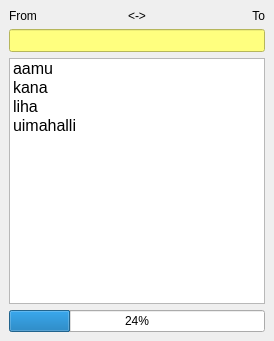
<?xml version="1.0" encoding="UTF-8"?>
<ui version="4.0">
 <class>FiruMainWindowClass</class>
 <widget class="QMainWindow" name="FiruMainWindowClass">
  <property name="geometry">
   <rect>
    <x>0</x>
    <y>0</y>
    <width>274</width>
    <height>341</height>
   </rect>
  </property>
  <property name="windowTitle">
   <string>Firu</string>
  </property>
  <widget class="QWidget" name="centralwidget">
   <layout class="QVBoxLayout" name="verticalLayout">
    <item>
     <layout class="QHBoxLayout" name="horizontalLayout">
      <item>
       <widget class="QLabel" name="laSource">
        <property name="text">
         <string>From</string>
        </property>
       </widget>
      </item>
      <item>
       <widget class="QLabel" name="laDir">
        <property name="text">
         <string>&lt;-&gt;</string>
        </property>
        <property name="alignment">
         <set>Qt::AlignCenter</set>
        </property>
       </widget>
      </item>
      <item>
       <widget class="QLabel" name="laTarget">
        <property name="text">
         <string>To</string>
        </property>
        <property name="alignment">
         <set>Qt::AlignRight|Qt::AlignTrailing|Qt::AlignVCenter</set>
        </property>
       </widget>
      </item>
     </layout>
    </item>
    <item>
     <widget class="QLineEdit" name="editInput">
      <property name="font">
       <font>
        <family>MS Shell Dlg 2</family>
        <pointsize>10</pointsize>
        <weight>50</weight>
        <italic>false</italic>
        <bold>false</bold>
       </font>
      </property>
      <property name="styleSheet">
       <string notr="true">color: rgb(0, 0, 0);
background-color: rgb(255, 255, 127);</string>
      </property>
     </widget>
    </item>
    <item>
     <widget class="QListWidget" name="listSources">
      <property name="sizePolicy">
       <sizepolicy hsizetype="Expanding" vsizetype="Expanding">
        <horstretch>0</horstretch>
        <verstretch>0</verstretch>
       </sizepolicy>
      </property>
      <property name="font">
       <font>
        <pointsize>12</pointsize>
       </font>
      </property>
      <item>
       <property name="text">
        <string>aamu</string>
       </property>
      </item>
      <item>
       <property name="text">
        <string>kana</string>
       </property>
      </item>
      <item>
       <property name="text">
        <string>liha</string>
       </property>
      </item>
      <item>
       <property name="text">
        <string>uimahalli</string>
       </property>
      </item>
     </widget>
    </item>
    <item>
     <widget class="QProgressBar" name="prgTask">
      <property name="value">
       <number>24</number>
      </property>
      <property name="alignment">
       <set>Qt::AlignCenter</set>
      </property>
      <property name="textVisible">
       <bool>true</bool>
      </property>
     </widget>
    </item>
   </layout>
  </widget>
  <widget class="QMenuBar" name="menubar">
   <property name="geometry">
    <rect>
     <x>0</x>
     <y>0</y>
     <width>274</width>
     <height>25</height>
    </rect>
   </property>
   <property name="styleSheet">
    <string notr="true">background-color: rgb(255, 255, 255);
color: rgb(0, 0, 0);
selection-background-color: rgb(170, 255, 255);</string>
   </property>
  </widget>
  <action name="actionOpenDict">
   <property name="text">
    <string>OpenDict</string>
   </property>
  </action>
  <action name="actionOpenTrainer">
   <property name="text">
    <string>OpenTrainer</string>
   </property>
  </action>
  <action name="actionSearch_reverse">
   <property name="checkable">
    <bool>true</bool>
   </property>
   <property name="text">
    <string>Search reverse</string>
   </property>
  </action>
 </widget>
 <tabstops>
  <tabstop>editInput</tabstop>
  <tabstop>listSources</tabstop>
 </tabstops>
 <resources/>
 <connections>
  <connection>
   <sender>editInput</sender>
   <signal>textChanged(QString)</signal>
   <receiver>FiruMainWindowClass</receiver>
   <slot>setInputWord(QString)</slot>
   <hints>
    <hint type="sourcelabel">
     <x>145</x>
     <y>85</y>
    </hint>
    <hint type="destinationlabel">
     <x>136</x>
     <y>139</y>
    </hint>
   </hints>
  </connection>
  <connection>
   <sender>listSources</sender>
   <signal>itemActivated(QListWidgetItem*)</signal>
   <receiver>FiruMainWindowClass</receiver>
   <slot>showTranslation(QListWidgetItem*)</slot>
   <hints>
    <hint type="sourcelabel">
     <x>209</x>
     <y>193</y>
    </hint>
    <hint type="destinationlabel">
     <x>272</x>
     <y>231</y>
    </hint>
   </hints>
  </connection>
 </connections>
 <slots>
  <signal>inputWordChanged(QString)</signal>
  <slot>setInputWord(QString)</slot>
  <slot>showTranslation(QString)</slot>
  <slot>showTranslation(QListWidgetItem*)</slot>
 </slots>
</ui>
